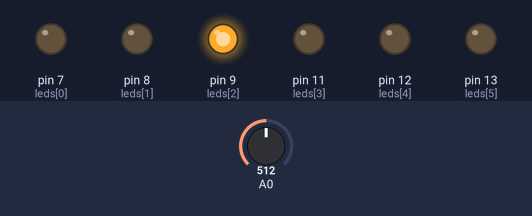
This sketch was run on a simulated Arduino Uno, built with avr-gcc and run on an emulated ATmega328P. Parts: output pins drawn as LEDs (lit = HIGH). Dashed ring = blinking. The test bench sets the inputs (shaded band); at power-on: A0 = 512.

Above: at 1.3 s.
1.4 s: A0 set to 0
At 2.7 s:
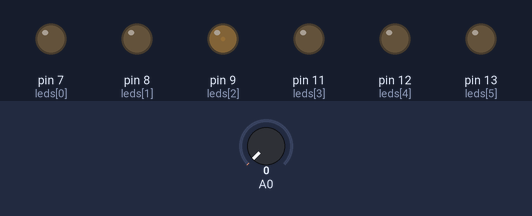
3.0 s: A0 set to 16
At 3.18 s:
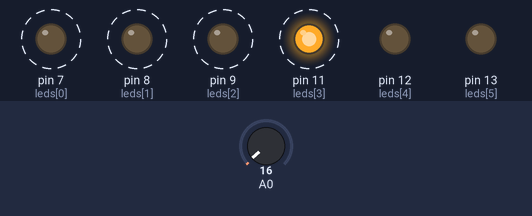
6.1 s: A0 set to 122
At 6.17 s:
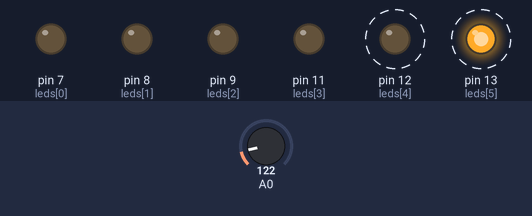
9.2 s: A0 set to 306
At 9.43 s:
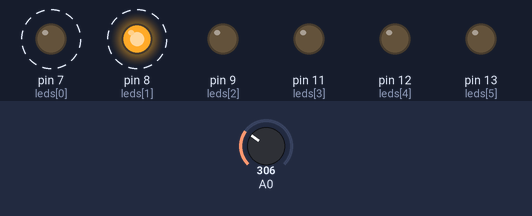
Timing chart, 0 to 13.3 s (numbered marks = the images above; inputs shaded):
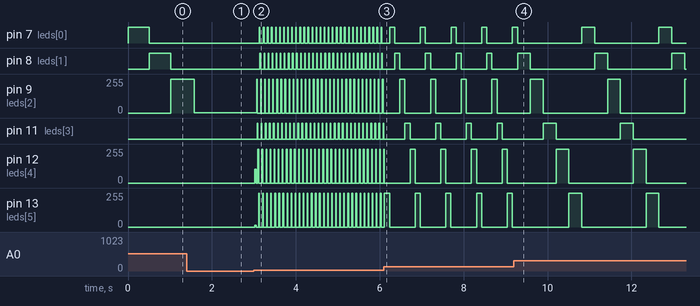

The sketch:

DojoMozilla.ino
```cpp
/*

- make LED in pin 13 blink
- make some other segment blink
- map the other segments
- alternate between two segments
- fix dim led by setting it to OUTPUT inside setup()
- remove delay between switching leds
- refactor led lighting code to separate function
- rotate the lighting around the perimeter
- fix bug where led 12 would also blink
- read the delay from the knob

 */

int leds[] = {7, 8, 9, 11, 12, 13};

// the setup routine runs once when you press reset:
void setup() {
  // initialize the digital pin as an output.
  for (int i = 0; i < 6; ++i) {
    pinMode(leds[i], OUTPUT);
  }
}

void showLed(int led, int the_delay) {
  digitalWrite(led, HIGH);   // turn the LED on (HIGH is the voltage level)
  delay(the_delay);               // wait for a second
  digitalWrite(led, LOW);    // turn the LED off by making the voltage LOW
}

// the loop routine runs over and over again forever:
void loop() {
  int the_delay = 0;
  for (int i = 0; i < 6; ++i) {
    int the_delay = analogRead(A0);
    showLed(leds[i], the_delay);
  }
}
```

Measured:
- after the input at 1.4 s, pin 9 (leds[2]): 255/255 → 3/255 after 0.18 s; pin 11 (leds[3]): stays LOW (without the input it goes to HIGH after 0.14 s); pin 12 (leds[4]): stays 0/255 (without the input it goes to 255/255 after 0.65 s); pin 13 (leds[5]): stays 0/255 (without the input it goes to 255/255 after 1.2 s)
- after the input at 3.0 s, pin 7 (leds[0]): alternates HIGH for 0.02 s and LOW for 0.08 s, starting after 0.13 s; pin 8 (leds[1]): alternates HIGH for 0.02 s and LOW for 0.08 s, starting after 0.15 s
- after the input at 6.1 s, pin 7 (leds[0]): alternates HIGH for 0.12 s and LOW for 0.61 s, starting after 0.13 s; pin 8 (leds[1]): alternates HIGH for 0.12 s and LOW for 0.61 s, starting after 0.26 s
- after the input at 9.2 s, pin 7 (leds[0]): alternates HIGH for 0.31 s and LOW for 1.5 s, starting after 1.6 s; pin 8 (leds[1]): alternates HIGH for 0.31 s and LOW for 1.5 s, starting after 0.39 s
